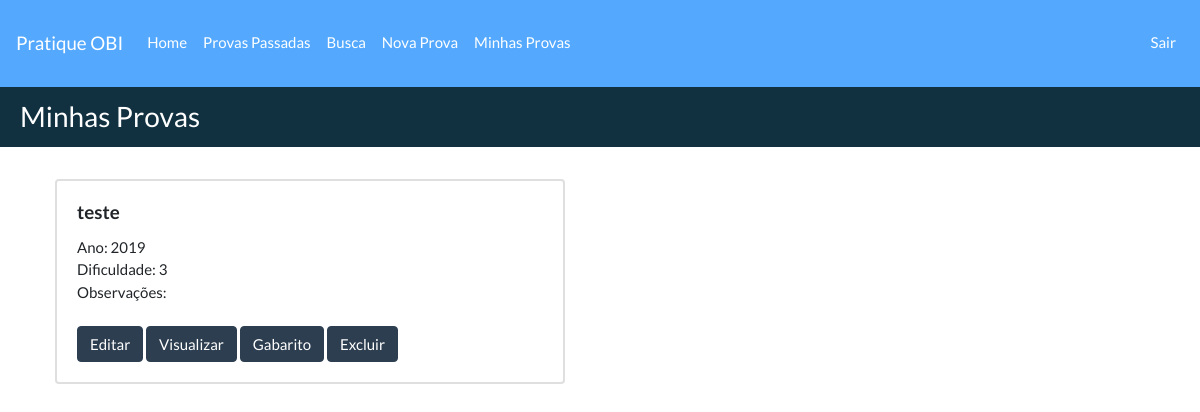
The app's page /usuario/minhasprovas/ (signed in), older data.
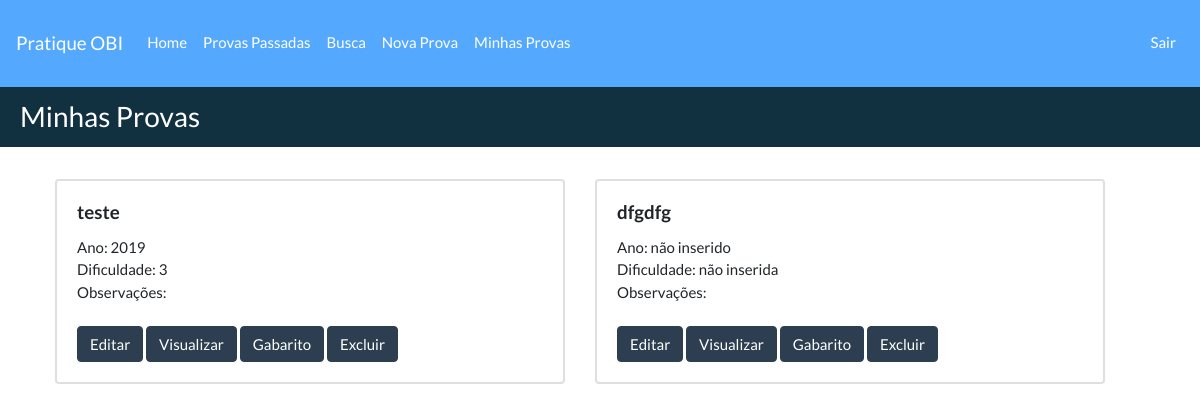
The same page, newer data.
### provasobi/models.py (models this page shows, shortened)
class ProvaPerson(models.Model):
    autor = models.ForeignKey(Profile, on_delete=models.CASCADE, default='')
    codprovaperson = models.IntegerField(db_column='codProvaPerson', null=True, default='0')
    titulo = models.TextField(db_column='titulo', blank=True, null=True, default='')
    ano = models.CharField(db_column='ano', max_length=20, blank=True, null=True, default='')
    dificuldade = models.IntegerField(db_column='dificuldade', blank=True, null=True, default=0)
    observacoes = models.TextField(db_column='observacoes', blank=True, null=True, default='')
    questoes = models.ManyToManyField(Questao, blank='True')
    class Meta:
        verbose_name_plural = 'Provas personalizadas'
        verbose_name = 'Prova personalizada'

### usuarios/views.py (the view)
# urls.py: path('minhasprovas/', provasperson, name='provasperson'),
def provasperson(request):
    provas = ProvaPerson.objects.filter(autor=request.user.profile)
    return render(request, 'minhasprovas.html', {'provas': provas})

### templates/minhasprovas.html
{% extends 'base2.html' %}
{% load static %}
{% block titulo %}
    Minhas Provas
{% endblock %}
{% block container %}
    {% if not provas %}
        <p>Você ainda não tem provas cadastradas.</p>
    {% else %}
    <ul class="list-group product-category-all">
    <div class="container">
    <div class="row">
        {% for prova in provas %}
      <div class="col-sm-6 mt-3">
        <div class="card">
          <div class="card-body">
              <h5 class="card-title"><b>{{ prova.titulo }}</b></h5>
            <p class="card-text">
                {% if prova.ano == None %}
                    Ano: não inserido</br>
                {% else %}
                    Ano: {{prova.ano}}</br>
                {% endif %}
                {% if prova.dificuldade == None %}
                    Dificuldade: não inserida</br>
                {% elif prova.dificuldade == 0 %}
                    Dificuldade: não inserida</br>
                {% else %}
                    Dificuldade: {{prova.dificuldade}}</br>
                {% endif %}
                Observações: {{prova.observacoes}}</br></br>
                <a href="{% url 'usuarios_obi:provaperson_edit' prova.pk %}" class="btn btn-primary" role="button" >Editar</a>
                <a href="{% url 'usuarios_obi:provaperson_pronta' prova.pk %}" class="btn btn-primary" role="button" >Visualizar</a>
                <a href="{% url 'usuarios_obi:url_gabarito' prova.pk %}" class="btn btn-primary" role="button" >Gabarito</a>
                <a href="{% url 'usuarios_obi:provaperson_excluir' prova.pk %}" class="btn btn-primary" role="button" >Excluir</a>
            </p>
          </div>
        </div>
      </div>
          {% endfor%}
      </div>
    </div>
    {% endif %}
    </ul>
{% endblock %}

### templates/base2.html (shortened to what this page needs)
<!DOCTYPE html>
{% load static %}
<html lang="en">
<head>
    <link href="{% static 'css/bootstrap.css' %}" rel="stylesheet">
    <link href="{% static 'css/bootstrap.min.css' %}" rel="stylesheet">
    <link href="{% static 'css/style.css' %}" rel="stylesheet">
</head>
<body>
<div id="wrapper" class="animate">
    <nav class="navbar header-top fixed-top navbar-expand-lg  navbar-light" style="background-color: #54a9ff;">
        <a class="navbar-brand" href="{% url 'home' %}"> Pratique OBI</a>
        <div class="collapse navbar-collapse" id="navbarText">
            <ul class="navbar-nav animate side-nav">
                <li class="nav-item">
                    <a class="nav-link" href="{% url 'home' %}">Home
                    </a>
                </li>
                <li>
                    <a class="nav-link" href="{% url 'provas_obi:url_provas' %}">Provas Passadas</a>
                </li>
                <li>
                    <a class="nav-link" href="{% url 'provas_obi:url_busca' %}">Busca</a>
                </li>
                {% if user.is_authenticated %}
                    <li class="nav-item">
                        <a class="nav-link" href="{% url 'usuarios_obi:provaperson' %}">Nova Prova</a>
                    </li>
                    <li class="nav-item">
                        <a class="nav-link" href="{% url 'usuarios_obi:provasperson' %}">Minhas Provas</a>
                    </li>
                {% endif %}
            </ul>
            <ul class="navbar-nav ml-md-auto d-md-flex">
                {% if user.is_authenticated %}
                    <li class="nav-item">
                        <a class="nav-link" href="{% url 'usuarios_obi:logout_perfil' %}">Sair</a>
                    </li>
                {% endif %}
            </ul>
        </div>
    </nav>
    <div class="copy-banner" style="margin-top: 85px;">
        <p style="margin-left: 10px; padding: 10px; color: white; font-size:28px; ">
            {% block titulo %}{% endblock %}</p>
    </div>
    <div style="margin-left: 10px; margin-bottom:50px;" class="container">
        {% block container %}
        {% endblock %}
    </div>
</div>
</body>
</html>

### static/css/style.css (style rules this page uses)
.copy-banner { background: #113140; }

Row changes from the older to the newer data that the page shows:
added ProvaPerson: titulo "dfgdfg", shows "Ano: não inserido", shows "Dificuldade: não inserida"
